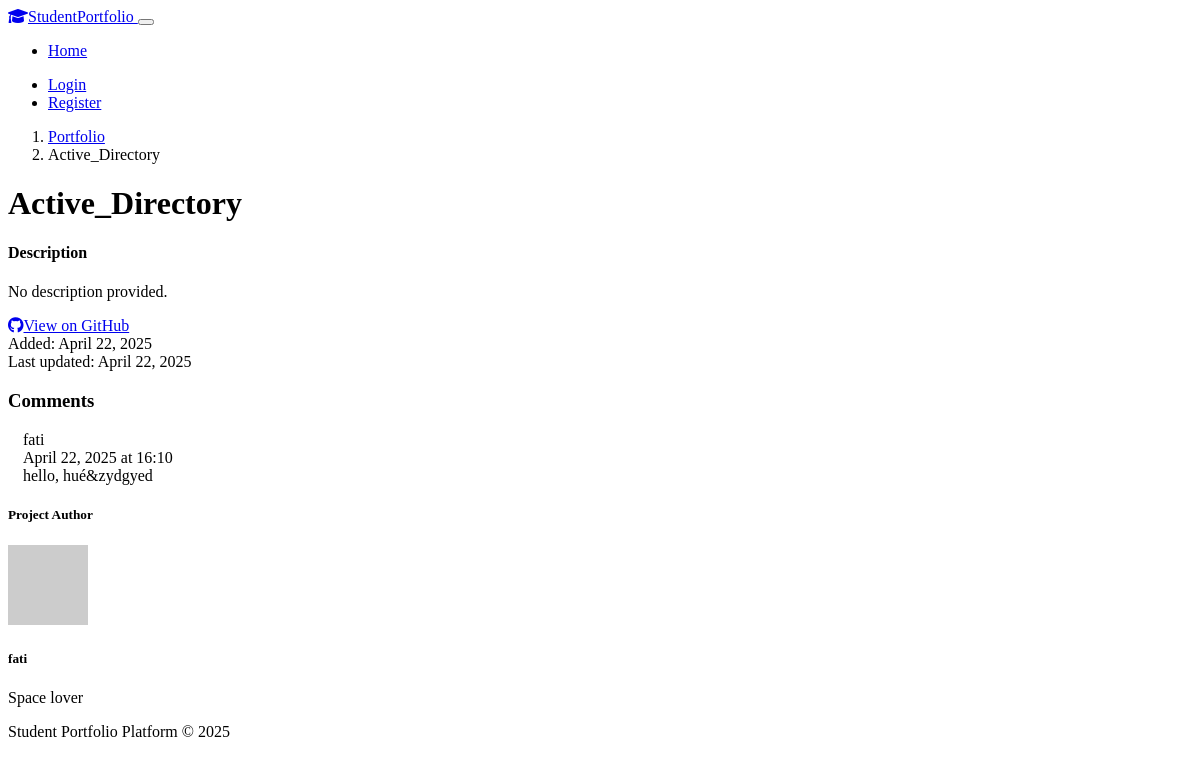
/projects/1, run on the app's committed database.
### models.py (models this page shows, shortened)
class Project(db.Model):
    id = db.Column(db.Integer, primary_key=True)
    title = db.Column(db.String(120), nullable=False)
    description = db.Column(db.Text, nullable=True)
    repo_url = db.Column(db.String(256), nullable=True)
    live_url = db.Column(db.String(256), nullable=True)
    image_url = db.Column(db.String(256), nullable=True)
    github_id = db.Column(db.String(64), nullable=True)
    technologies = db.Column(db.String(256), nullable=True)
    project_color = db.Column(db.String(20), default="#0d6efd")  # Default Bootstrap primary blue
    created_at = db.Column(db.DateTime, default=datetime.utcnow)
    last_updated = db.Column(db.DateTime, default=datetime.utcnow, onupdate=datetime.utcnow)
    user_id = db.Column(db.Integer, db.ForeignKey('user.id'), nullable=False)
    comments = db.relationship('Comment', backref='project', lazy=True)

class Comment(db.Model):
    id = db.Column(db.Integer, primary_key=True)
    content = db.Column(db.Text, nullable=False)
    created_at = db.Column(db.DateTime, default=datetime.utcnow)
    project_id = db.Column(db.Integer, db.ForeignKey('project.id'), nullable=False)
    author_id = db.Column(db.Integer, db.ForeignKey('user.id'), nullable=False)
    author = db.relationship('User', backref='comments')

class User(UserMixin, db.Model):
    id = db.Column(db.Integer, primary_key=True)
    username = db.Column(db.String(64), unique=True, nullable=False)
    email = db.Column(db.String(120), unique=True, nullable=False)
    password_hash = db.Column(db.String(256), nullable=False)
    confirmed = db.Column(db.Boolean, default=False)
    confirmed_on = db.Column(db.DateTime, nullable=True)
    profile_image = db.Column(db.String(256), nullable=True)
    bio = db.Column(db.Text, nullable=True)
    github_username = db.Column(db.String(64), nullable=True)
    github_access_token = db.Column(db.String(256), nullable=True)
    created_at = db.Column(db.DateTime, default=datetime.utcnow)
    projects = db.relationship('Project', backref='author', lazy=True)
    notifications = db.relationship('Notification', backref='user', lazy=True)
    style = db.relationship('UserStyle', backref='user', lazy=True, uselist=False)

### routes.py (the view)
@app.route('/projects/<int:project_id>')
def project_detail(project_id):
    project = Project.query.get_or_404(project_id)
    comments = Comment.query.filter_by(project_id=project.id).order_by(Comment.created_at.desc()).all()
    form = CommentForm()
    return render_template('project_detail.html', title=project.title, project=project, comments=comments, form=form)

### routes.py (called while the page is built)
@app.context_processor
def utility_processor():
    def unread_notifications_count():
        if current_user.is_authenticated:
            return Notification.query.filter_by(user_id=current_user.id, read=False).count()
        return 0
    return dict(unread_notifications_count=unread_notifications_count)

### templates/project_detail.html (shortened to what this page needs)
{% extends "base.html" %}
{% block content %}
<div class="row">
  <div class="col-md-8">
    <nav aria-label="breadcrumb" class="mb-4">
      <ol class="breadcrumb">
        <li class="breadcrumb-item"><a href="{{ url_for('portfolio') }}">Portfolio</a></li>
        <li class="breadcrumb-item active" aria-current="page">{{ project.title }}</li>
      </ol>
    </nav>
    <h1 class="mb-3">{{ project.title }}</h1>
    <div class="card bg-dark border-0 shadow-sm mb-4">
      <div class="card-body">
        <div class="mb-4">
          <h4>Description</h4>
          <p>{{ project.description or "No description provided." }}</p>
        </div>
        <div class="d-flex flex-wrap">
          {% if project.repo_url %}
          <a href="{{ project.repo_url }}" target="_blank" class="btn btn-outline-primary me-2 mb-2">
            <i class="fab fa-github me-1"></i>View on GitHub
          </a>
          {% endif %}
        </div>
      </div>
      <div class="card-footer bg-dark text-muted d-flex justify-content-between">
        <div>Added: {{ project.created_at.strftime('%B %d, %Y') }}</div>
        <div>Last updated: {{ project.last_updated.strftime('%B %d, %Y') }}</div>
      </div>
    </div>
    <div class="comments-section">
      <h3 class="mb-3">Comments</h3>
      {% if comments %}
      <div class="comments-list">
        {% for comment in comments %}
        <div class="comment-item bg-dark p-3 rounded">
          <div class="d-flex justify-content-between">
            <div class="fw-bold">{{ comment.author.username }}</div>
            <div class="text-muted small">{{ comment.created_at.strftime('%B %d, %Y at %H:%M') }}</div>
          </div>
          <div class="mt-2">{{ comment.content }}</div>
        </div>
        {% endfor %}
      </div>
      {% else %}
      <div class="text-center py-4">
        <p class="text-muted">No comments yet. Be the first to leave a comment!</p>
      </div>
      {% endif %}
    </div>
  </div>
  <div class="col-md-4">
    <div class="card bg-dark border-0 shadow-sm mb-4">
      <div class="card-header bg-dark">
        <h5 class="mb-0">Project Author</h5>
      </div>
      <div class="card-body text-center">
        <img src="{{ project.author.profile_image or 'https://via.placeholder.com/80?text=' + project.author.username[0]|upper }}"
             alt="{{ project.author.username }}" class="rounded-circle mb-3" style="width: 80px; height: 80px; object-fit: cover;">
        <h5>{{ project.author.username }}</h5>
        {% if project.author.bio %}
        <p class="text-muted small">{{ project.author.bio }}</p>
        {% endif %}
      </div>
    </div>
  </div>
</div>
{% endblock %}

### templates/base.html (shortened to what this page needs)
<!DOCTYPE html>
<html lang="en" data-bs-theme="dark">
<head>
  <link rel="stylesheet" href="https://cdn.replit.com/agent/bootstrap-agent-dark-theme.min.css">
  <link rel="stylesheet" href="https://cdnjs.cloudflare.com/ajax/libs/font-awesome/6.0.0/css/all.min.css">
  <link rel="stylesheet" href="{{ url_for('static', filename='css/custom.css') }}">
</head>
<body>
  <nav class="navbar navbar-expand-lg navbar-dark bg-dark mb-4">
    <div class="container">
      <a class="navbar-brand" href="{{ url_for('index') }}">
        <i class="fas fa-graduation-cap me-2"></i>StudentPortfolio
      </a>
      <button class="navbar-toggler" type="button" data-bs-toggle="collapse" data-bs-target="#navbarNav"
              aria-controls="navbarNav" aria-expanded="false" aria-label="Toggle navigation">
      </button>
      <div class="collapse navbar-collapse" id="navbarNav">
        <ul class="navbar-nav me-auto">
          <li class="nav-item">
            <a class="nav-link {% if request.path == url_for('index') %}active{% endif %}"
               href="{{ url_for('index') }}">Home</a>
          </li>
        </ul>
        <ul class="navbar-nav">
          {% if current_user.is_authenticated %}
          <li class="nav-item">
            <a class="nav-link notification-badge {% if request.path == url_for('notifications') %}active{% endif %}"
               href="{{ url_for('notifications') }}">
              <i class="fas fa-bell"></i>
              {% if unread_notifications_count() > 0 %}
              <span id="notification-badge" class="badge bg-danger badge-counter">{{ unread_notifications_count() }}</span>
              {% else %}
              <span id="notification-badge" class="badge bg-danger badge-counter d-none">0</span>
              {% endif %}
            </a>
          </li>
          <li class="nav-item dropdown">
            <a class="nav-link dropdown-toggle" href="#" id="navbarDropdown" role="button"
               data-bs-toggle="dropdown" aria-expanded="false">
              <i class="fas fa-user-circle me-1"></i>{{ current_user.username }}
            </a>
            <ul class="dropdown-menu dropdown-menu-end" aria-labelledby="navbarDropdown">
              <li><a class="dropdown-item" href="{{ url_for('profile') }}">Profile</a></li>
              <li><a class="dropdown-item" href="{{ url_for('customize_style') }}">Customize Style</a></li>
              <li><hr class="dropdown-divider"></li>
              <li><a class="dropdown-item" href="{{ url_for('logout') }}">Logout</a></li>
            </ul>
          </li>
          {% else %}
          <li class="nav-item">
            <a class="nav-link {% if request.path == url_for('login') %}active{% endif %}"
               href="{{ url_for('login') }}">Login</a>
          </li>
          <li class="nav-item">
            <a class="nav-link {% if request.path == url_for('register') %}active{% endif %}"
               href="{{ url_for('register') }}">Register</a>
          </li>
          {% endif %}
        </ul>
      </div>
    </div>
  </nav>
  <div class="container mt-3 mb-5">
    {% block content %}{% endblock %}
  </div>
  <footer class="footer py-4 bg-dark mt-5">
    <div class="container text-center">
      <span class="text-muted">Student Portfolio Platform &copy; 2025</span>
    </div>
  </footer>
</body>
</html>

### static/css/custom.css (style rules this page uses)
.comment-item { border-left: 3px solid var(--bs-primary); padding-left: 15px; margin-bottom: 15px; }

### data on the page
Project: title "Active_Directory", description "No description provided.", created_at "April 22, 2025", last_updated "April 22, 2025"
Comment: author.username "fati", created_at "April 22, 2025 at 16:10", content "hello, hué&zydgyed"
User: author.username "fati", author.bio "Space lover"
